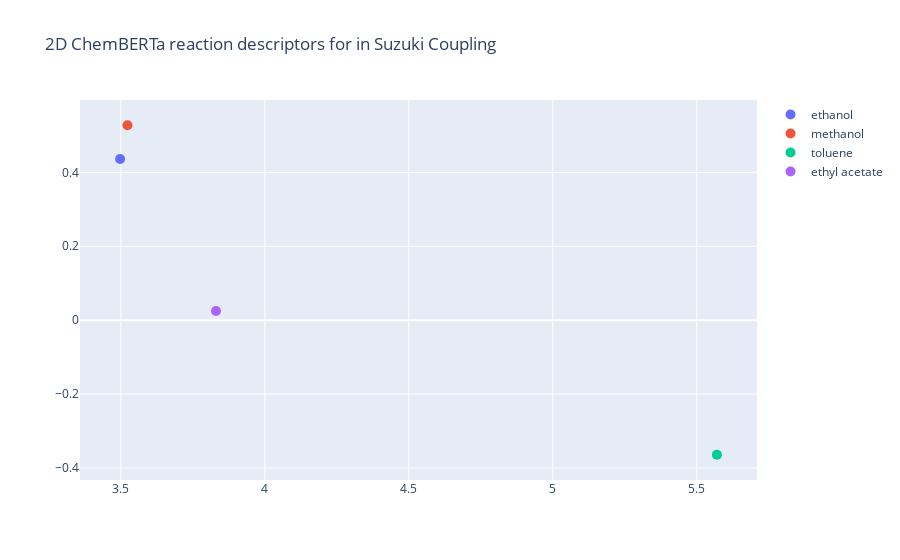

Source (notebook cell):
### Code cell
fig = go.Figure()


for i, solvent in enumerate(solvents_to_plot):
    #plot
    try:
        solvent = suzuki_reaction_smiles[solvent]
    except:
        continue
    if solvent.chemberta_embedding is not None:
        embedding = solvent.chemberta_embedding.reshape(1,solvent.chemberta_embedding.shape[0])
        reduced_embedding = dimensionality_reduction.reduce_dimension(embedding)
        x = reduced_embedding[0][0].item()
        y = reduced_embedding[0][1].item()
        
        fig.add_trace(go.Scatter(
        x=[x],
        y=[y],
        mode='markers',
        name=solvent.name,
        marker=dict(size=10),
        text=solvent.name,
    ))

fig.update_layout(title='2D ChemBERTa reaction descriptors for in Suzuki Coupling',)
# Show the plot
fig.show()

### Figure 1 — Plotly figure (JSON) as saved in the notebook; plotly's stock layout.template omitted (floating-point values rounded to 4 significant figures)
{"data": [{"marker": {"size": 10}, "mode": "markers", "name": "ethanol", "text": "ethanol", "type": "scatter", "x": [3.497], "y": [0.4362]}, {"marker": {"size": 10}, "mode": "markers", "name": "methanol", "text": "methanol", "type": "scatter", "x": [3.523], "y": [0.5275]}, {"marker": {"size": 10}, "mode": "markers", "name": "toluene", "text": "toluene", "type": "scatter", "x": [5.57], "y": [-0.3642]}, {"marker": {"size": 10}, "mode": "markers", "name": "ethyl acetate", "text": "ethyl acetate", "type": "scatter", "x": [3.83], "y": [0.02484]}], "layout": {"title": {"text": "2D ChemBERTa reaction descriptors for in Suzuki Coupling"}}}
